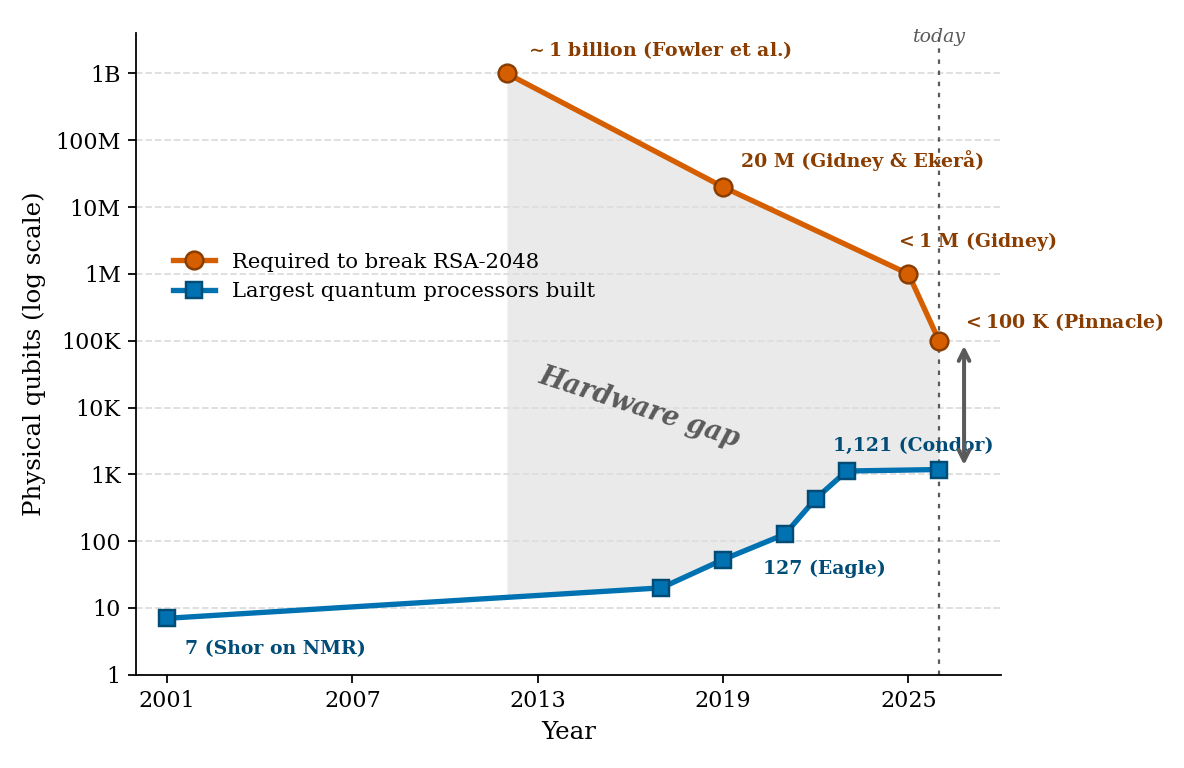

Generate this figure with Python:
#!/usr/bin/env python3
"""Hardware-gap figure for Chapter 1, Section 1.2.2 (The Hardware Gap).

Dual-trend ("scissor") chart contrasting the falling resource estimate for
factoring RSA-2048 against the rising size of the largest demonstrated
gate-model quantum processors. The shaded region between the two trends is the
"hardware gap".

Run:  python3 figures/chapter1/hardware_gap.py
Output: figures/chapter1/hardware_gap.pdf  (and .png preview)

Data / sources:
  Required physical qubits to factor RSA-2048 (fault-tolerant estimates):
    2012  ~1e9   Fowler et al., Phys. Rev. A 86, 032324 (2012)
    2019  2e7    Gidney & Ekera, Quantum 5, 433 (2021) ("20 million noisy qubits")
    2025  1e6    Gidney, arXiv:2505.15917 ("< 1 million noisy qubits")
    2026  ~9.8e4 Webster et al. (Pinnacle), arXiv:2602.11457 ("< 100k qubits")
  Largest demonstrated gate-model processors (noisy physical qubits):
    2001  7      IBM NMR, Shor factoring of 15
    2017  20     IBM Q 20 Tokyo
    2019  53     Google Sycamore (Arute et al., Nature 574, 505 (2019))
    2021  127    IBM Eagle
    2022  433    IBM Osprey
    2023  1121   IBM Condor (1,180-atom array, Atom Computing, same year)
    2026  ~1180  largest counts remain ~10^3 (field pivoted to fidelity/logical)
"""
import os
import numpy as np
import matplotlib
matplotlib.use("Agg")
import matplotlib.pyplot as plt
import matplotlib.ticker as mticker
from matplotlib.patches import FancyArrowPatch

# Okabe-Ito palette, consistent with figures/chapter1/field_venn.drawio
BLUE, BLUE_D = "#0072B2", "#004C77"     # achieved hardware
VERM, VERM_D = "#D55E00", "#8A3D00"     # required to break RSA-2048
GREY = "#5A5A5A"

plt.rcParams.update({
    "font.family": "serif",
    "font.size": 10,
    "axes.titlesize": 12,
    "axes.labelsize": 11,
    "mathtext.default": "regular",
})

# ---- data -----------------------------------------------------------------
req_yr = np.array([2012, 2019, 2025, 2026])
req_q = np.array([1e9, 2e7, 1e6, 9.8e4])
req_lbl = [
    ("$\\sim$1 billion (Fowler et al.)", (8, 8)),
    ("20 M (Gidney & Eker\u00e5)", (8, 9)),
    ("$<$1 M (Gidney)", (-6, 12)),
    ("$<$100 K (Pinnacle)", (10, 6)),
]

hw_yr = np.array([2001, 2017, 2019, 2021, 2022, 2023, 2026])
hw_q = np.array([7, 20, 53, 127, 433, 1121, 1180])
hw_lbl = {2001: ("7 (Shor on NMR)", (8, -16)),
          2021: ("127 (Eagle)", (-10, -18)),
          2023: ("1,121 (Condor)", (-6, 9))}

# ---- figure ---------------------------------------------------------------
fig, ax = plt.subplots(figsize=(7.4, 4.8))

ax.set_yscale("log")
ax.set_ylim(2, 4e9)
ax.set_xlim(2000, 2028)
ax.set_yticks([1e0, 1e1, 1e2, 1e3, 1e4, 1e5, 1e6, 1e7, 1e8, 1e9])
ax.set_yticklabels(["1", "10", "100", "1K", "10K", "100K", "1M", "10M", "100M", "1B"])
ax.yaxis.set_minor_locator(mticker.NullLocator())
ax.set_xticks([2001, 2007, 2013, 2019, 2025])
ax.grid(axis="y", linestyle="--", color="#DDDDDD", zorder=0)
for s in ("top", "right"):
    ax.spines[s].set_visible(False)

# shaded "hardware gap" between the two trends (2012 -> 2026)
xs = np.linspace(2012, 2026, 200)
req_i = 10 ** np.interp(xs, req_yr, np.log10(req_q))
hw_i = 10 ** np.interp(xs, hw_yr, np.log10(hw_q))
ax.fill_between(xs, hw_i, req_i, color=GREY, alpha=0.12, zorder=1, linewidth=0)
ax.text(2016.3, 10 ** 4.0, "Hardware gap", fontsize=12, fontstyle="italic",
        fontweight="bold", color=GREY, ha="center", va="center", rotation=-18, zorder=3)

# required trend (falling)
ax.plot(req_yr, req_q, "-o", color=VERM, mfc=VERM, mec=VERM_D, mew=1.1,
        lw=2.4, ms=8, zorder=5, label="Required to break RSA-2048")
for (x, y, (t, off)) in zip(req_yr, req_q, req_lbl):
    ax.annotate(t, (x, y), textcoords="offset points", xytext=off,
                fontsize=8.5, color=VERM_D, fontweight="bold", zorder=6)

# achieved trend (rising)
ax.plot(hw_yr, hw_q, "-s", color=BLUE, mfc=BLUE, mec=BLUE_D, mew=1.1,
        lw=2.4, ms=7, zorder=5, label="Largest quantum processors built")
for x, y in zip(hw_yr, hw_q):
    if x in hw_lbl:
        t, off = hw_lbl[x]
        ax.annotate(t, (x, y), textcoords="offset points", xytext=off,
                    fontsize=8.5, color=BLUE_D, fontweight="bold", zorder=6)

# "today" marker + explicit gap arrow at 2026
ax.axvline(2026, color=GREY, ls=(0, (2, 3)), lw=1.0, zorder=2)
ax.text(2026, 2.6e9, "today", fontsize=8.5, color=GREY, ha="center",
        va="bottom", fontstyle="italic")
arr = FancyArrowPatch((2026.8, 1180), (2026.8, 9.8e4), arrowstyle="<->",
                      mutation_scale=12, color=GREY, lw=1.8, zorder=6)
ax.add_patch(arr)

ax.set_ylabel("Physical qubits (log scale)")
ax.set_xlabel("Year")
ax.legend(loc="center left", fontsize=9.5, frameon=False,
          bbox_to_anchor=(0.02, 0.62), ncol=1)

plt.tight_layout()
here = os.path.dirname(os.path.abspath(__file__))
fig.savefig(os.path.join(here, "hardware_gap.pdf"))
fig.savefig(os.path.join(here, "hardware_gap.png"), dpi=160)
print("wrote hardware_gap.pdf / .png")
